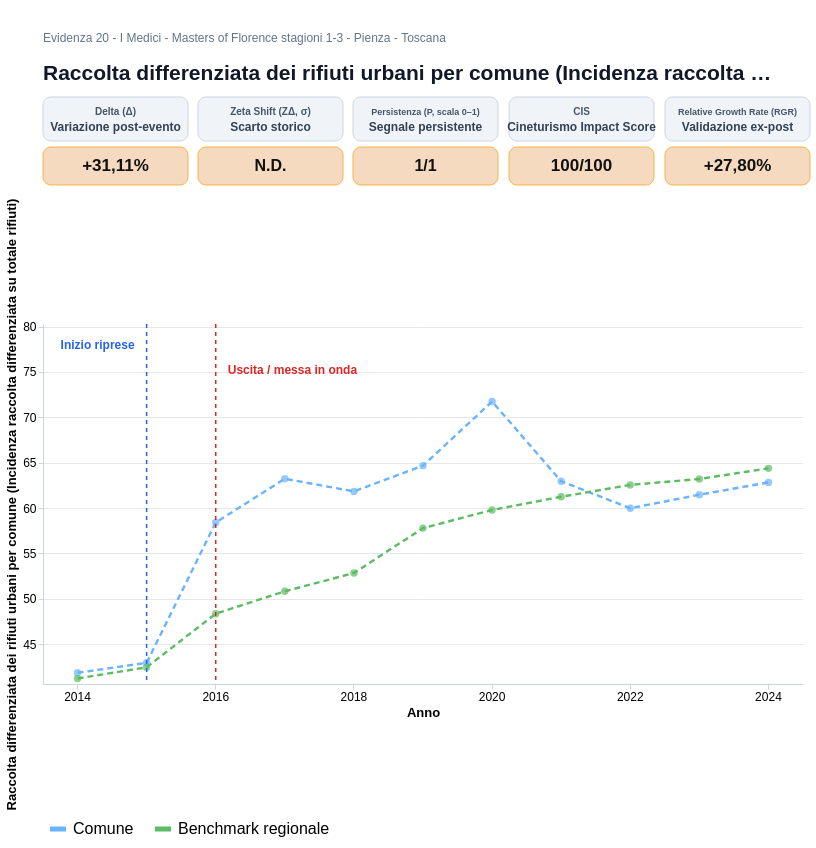

Describe this chart as a Vega-Lite specification.
### Vega-Lite specification from a JSON file in a GitHub repository (floating-point values rounded to 4 significant figures)
{"$schema": "https://vega.github.io/schema/vega-lite/v5.json", "background": "white", "spacing": 12, "vconcat": [{"width": 760, "height": 58, "layer": [{"data": {"values": [{"x": 0, "y": 0, "text": "Raccolta differenziata dei rifiuti urbani per comune (Incidenza raccolta differenziata su totale rifiuti) — Pienza"}]}, "mark": {"type": "text", "align": "left", "baseline": "top", "limit": 735, "fontSize": 21, "fontWeight": "bold", "color": "#111827"}, "encoding": {"x": {"field": "x", "type": "quantitative", "axis": null, "scale": {"domain": [0, 760]}}, "y": {"field": "y", "type": "quantitative", "axis": null, "scale": {"domain": [0, 58]}}, "text": {"field": "text"}}}, {"data": {"values": [{"x": 0, "y": 30, "text": "Evidenza 20 - I Medici - Masters of Florence stagioni 1-3 - Pienza - Toscana"}]}, "mark": {"type": "text", "align": "left", "baseline": "top", "limit": 740, "fontSize": 12, "color": "#64748B"}, "encoding": {"x": {"field": "x", "type": "quantitative", "axis": null, "scale": {"domain": [0, 760]}}, "y": {"field": "y", "type": "quantitative", "axis": null, "scale": {"domain": [0, 58]}}, "text": {"field": "text"}}}]}, {"hconcat": [{"vconcat": [{"width": 145, "height": 44, "layer": [{"data": {"values": [{"tip": "Delta (Δ): variazione percentuale tra il valore comunale immediatamente precedente allo shock (T−1=2014) e la media osservata nel triennio di impatto T0→T+2 (2015→2017). Formula: (media post − T−1)/|T−1|."}]}, "mark": {"type": "rect", "cornerRadius": 8, "fill": "#F0F4F8", "stroke": "#CBD5E1", "strokeWidth": 1}, "encoding": {"x": {"value": 0}, "x2": {"value": 145}, "y": {"value": 0}, "y2": {"value": 44}, "tooltip": [{"field": "tip", "type": "nominal", "title": "Delta (Δ)"}]}}, {"data": {"values": [{"x": 72.5, "y": 14, "text": "Variazione post-evento"}]}, "mark": {"type": "text", "align": "center", "baseline": "middle", "fontSize": 12, "fontWeight": "bold", "color": "#334155"}, "encoding": {"x": {"field": "x", "type": "quantitative", "axis": null, "scale": {"domain": [0, 145]}}, "y": {"field": "y", "type": "quantitative", "axis": null, "scale": {"domain": [0, 44]}}, "text": {"field": "text"}}}, {"data": {"values": [{"x": 72.5, "y": 29, "text": "Delta (Δ)"}]}, "mark": {"type": "text", "align": "center", "baseline": "middle", "fontSize": 10, "fontWeight": "bold", "color": "#475569"}, "encoding": {"x": {"field": "x", "type": "quantitative", "axis": null, "scale": {"domain": [0, 145]}}, "y": {"field": "y", "type": "quantitative", "axis": null, "scale": {"domain": [0, 44]}}, "text": {"field": "text"}}}]}, {"width": 145, "height": 38, "layer": [{"data": {"values": [{"tip": "Delta (Δ): variazione percentuale tra il valore comunale immediatamente precedente allo shock (T−1=2014) e la media osservata nel triennio di impatto T0→T+2 (2015→2017). Formula: (media post − T−1)/|T−1|."}]}, "mark": {"type": "rect", "cornerRadius": 8, "fill": "#F6D6B8", "stroke": "#F59E0B", "strokeWidth": 0.8, "opacity": 0.9}, "encoding": {"x": {"value": 0}, "x2": {"value": 145}, "y": {"value": 0}, "y2": {"value": 38}, "tooltip": [{"field": "tip", "type": "nominal", "title": "Delta (Δ)"}]}}, {"data": {"values": [{"x": 72.5, "y": 19, "text": "+31,11%"}]}, "mark": {"type": "text", "align": "center", "baseline": "middle", "fontSize": 17, "fontWeight": "bold", "color": "#111111"}, "encoding": {"x": {"field": "x", "type": "quantitative", "axis": null, "scale": {"domain": [0, 145]}}, "y": {"field": "y", "type": "quantitative", "axis": null, "scale": {"domain": [0, 38]}}, "text": {"field": "text"}}}]}], "spacing": 4}, {"vconcat": [{"width": 145, "height": 44, "layer": [{"data": {"values": [{"tip": "Zeta Shift non calcolabile (N.D.) a causa della mancanza dei requisiti minimi di sufficienza dei dati pre-evento: sono necessarie almeno 2 osservazioni storiche valide nella baseline, ossia la presenza minima di T−1 e T−2. Di conseguenza, il CIS è stato rimodulato dinamicamente a 2 componenti."}]}, "mark": {"type": "rect", "cornerRadius": 8, "fill": "#F0F4F8", "stroke": "#CBD5E1", "strokeWidth": 1}, "encoding": {"x": {"value": 0}, "x2": {"value": 145}, "y": {"value": 0}, "y2": {"value": 44}, "tooltip": [{"field": "tip", "type": "nominal", "title": "Zeta Shift (ZΔ)"}]}}, {"data": {"values": [{"x": 72.5, "y": 14, "text": "Scarto storico"}]}, "mark": {"type": "text", "align": "center", "baseline": "middle", "fontSize": 12, "fontWeight": "bold", "color": "#334155"}, "encoding": {"x": {"field": "x", "type": "quantitative", "axis": null, "scale": {"domain": [0, 145]}}, "y": {"field": "y", "type": "quantitative", "axis": null, "scale": {"domain": [0, 44]}}, "text": {"field": "text"}}}, {"data": {"values": [{"x": 72.5, "y": 29, "text": "Zeta Shift (ZΔ, σ)"}]}, "mark": {"type": "text", "align": "center", "baseline": "middle", "fontSize": 10, "fontWeight": "bold", "color": "#475569"}, "encoding": {"x": {"field": "x", "type": "quantitative", "axis": null, "scale": {"domain": [0, 145]}}, "y": {"field": "y", "type": "quantitative", "axis": null, "scale": {"domain": [0, 44]}}, "text": {"field": "text"}}}]}, {"width": 145, "height": 38, "layer": [{"data": {"values": [{"tip": "Zeta Shift non calcolabile (N.D.) a causa della mancanza dei requisiti minimi di sufficienza dei dati pre-evento: sono necessarie almeno 2 osservazioni storiche valide nella baseline, ossia la presenza minima di T−1 e T−2. Di conseguenza, il CIS è stato rimodulato dinamicamente a 2 componenti."}]}, "mark": {"type": "rect", "cornerRadius": 8, "fill": "#F6D6B8", "stroke": "#F59E0B", "strokeWidth": 0.8, "opacity": 0.9}, "encoding": {"x": {"value": 0}, "x2": {"value": 145}, "y": {"value": 0}, "y2": {"value": 38}, "tooltip": [{"field": "tip", "type": "nominal", "title": "Zeta Shift (ZΔ)"}]}}, {"data": {"values": [{"x": 72.5, "y": 19, "text": "N.D."}]}, "mark": {"type": "text", "align": "center", "baseline": "middle", "fontSize": 16, "fontWeight": "bold", "color": "#111111"}, "encoding": {"x": {"field": "x", "type": "quantitative", "axis": null, "scale": {"domain": [0, 145]}}, "y": {"field": "y", "type": "quantitative", "axis": null, "scale": {"domain": [0, 38]}}, "text": {"field": "text"}}}]}], "spacing": 4}, {"vconcat": [{"width": 145, "height": 44, "layer": [{"data": {"values": [{"tip": "Persistenza (P): quota dei tre anni T0→T+2 in cui il valore comunale resta superiore alla media della baseline storica T_min→T−1. Scala 0–1: 1 indica tenuta positiva in tutti e tre gli anni."}]}, "mark": {"type": "rect", "cornerRadius": 8, "fill": "#F0F4F8", "stroke": "#CBD5E1", "strokeWidth": 1}, "encoding": {"x": {"value": 0}, "x2": {"value": 145}, "y": {"value": 0}, "y2": {"value": 44}, "tooltip": [{"field": "tip", "type": "nominal", "title": "Persistenza (P)"}]}}, {"data": {"values": [{"x": 72.5, "y": 14, "text": "Segnale persistente"}]}, "mark": {"type": "text", "align": "center", "baseline": "middle", "fontSize": 12, "fontWeight": "bold", "color": "#334155"}, "encoding": {"x": {"field": "x", "type": "quantitative", "axis": null, "scale": {"domain": [0, 145]}}, "y": {"field": "y", "type": "quantitative", "axis": null, "scale": {"domain": [0, 44]}}, "text": {"field": "text"}}}, {"data": {"values": [{"x": 72.5, "y": 29, "text": "Persistenza (P, scala 0–1)"}]}, "mark": {"type": "text", "align": "center", "baseline": "middle", "fontSize": 9, "fontWeight": "bold", "color": "#475569"}, "encoding": {"x": {"field": "x", "type": "quantitative", "axis": null, "scale": {"domain": [0, 145]}}, "y": {"field": "y", "type": "quantitative", "axis": null, "scale": {"domain": [0, 44]}}, "text": {"field": "text"}}}]}, {"width": 145, "height": 38, "layer": [{"data": {"values": [{"tip": "Persistenza (P): quota dei tre anni T0→T+2 in cui il valore comunale resta superiore alla media della baseline storica T_min→T−1. Scala 0–1: 1 indica tenuta positiva in tutti e tre gli anni."}]}, "mark": {"type": "rect", "cornerRadius": 8, "fill": "#F6D6B8", "stroke": "#F59E0B", "strokeWidth": 0.8, "opacity": 0.9}, "encoding": {"x": {"value": 0}, "x2": {"value": 145}, "y": {"value": 0}, "y2": {"value": 38}, "tooltip": [{"field": "tip", "type": "nominal", "title": "Persistenza (P)"}]}}, {"data": {"values": [{"x": 72.5, "y": 19, "text": "1/1"}]}, "mark": {"type": "text", "align": "center", "baseline": "middle", "fontSize": 16, "fontWeight": "bold", "color": "#111111"}, "encoding": {"x": {"field": "x", "type": "quantitative", "axis": null, "scale": {"domain": [0, 145]}}, "y": {"field": "y", "type": "quantitative", "axis": null, "scale": {"domain": [0, 38]}}, "text": {"field": "text"}}}]}], "spacing": 4}, {"vconcat": [{"width": 145, "height": 44, "layer": [{"data": {"values": [{"tip": "CIS: lo Zeta Shift è escluso perché N.D. I pesi originari di Delta e Persistenza sono rinormalizzati dinamicamente al 69,23% e 30,77%; il punteggio può comunque raggiungere 100/100 quando entrambe le componenti raggiungono la massima performance."}]}, "mark": {"type": "rect", "cornerRadius": 8, "fill": "#F0F4F8", "stroke": "#CBD5E1", "strokeWidth": 1}, "encoding": {"x": {"value": 0}, "x2": {"value": 145}, "y": {"value": 0}, "y2": {"value": 44}, "tooltip": [{"field": "tip", "type": "nominal", "title": "CIS"}]}}, {"data": {"values": [{"x": 72.5, "y": 14, "text": "Cineturismo Impact Score"}]}, "mark": {"type": "text", "align": "center", "baseline": "middle", "fontSize": 12, "fontWeight": "bold", "color": "#334155"}, "encoding": {"x": {"field": "x", "type": "quantitative", "axis": null, "scale": {"domain": [0, 145]}}, "y": {"field": "y", "type": "quantitative", "axis": null, "scale": {"domain": [0, 44]}}, "text": {"field": "text"}}}, {"data": {"values": [{"x": 72.5, "y": 29, "text": "CIS"}]}, "mark": {"type": "text", "align": "center", "baseline": "middle", "fontSize": 10, "fontWeight": "bold", "color": "#475569"}, "encoding": {"x": {"field": "x", "type": "quantitative", "axis": null, "scale": {"domain": [0, 145]}}, "y": {"field": "y", "type": "quantitative", "axis": null, "scale": {"domain": [0, 44]}}, "text": {"field": "text"}}}]}, {"width": 145, "height": 38, "layer": [{"data": {"values": [{"tip": "CIS: lo Zeta Shift è escluso perché N.D. I pesi originari di Delta e Persistenza sono rinormalizzati dinamicamente al 69,23% e 30,77%; il punteggio può comunque raggiungere 100/100 quando entrambe le componenti raggiungono la massima performance."}]}, "mark": {"type": "rect", "cornerRadius": 8, "fill": "#F6D6B8", "stroke": "#F59E0B", "strokeWidth": 0.8, "opacity": 0.9}, "encoding": {"x": {"value": 0}, "x2": {"value": 145}, "y": {"value": 0}, "y2": {"value": 38}, "tooltip": [{"field": "tip", "type": "nominal", "title": "CIS"}]}}, {"data": {"values": [{"x": 72.5, "y": 19, "text": "100/100"}]}, "mark": {"type": "text", "align": "center", "baseline": "middle", "fontSize": 17, "fontWeight": "bold", "color": "#111111"}, "encoding": {"x": {"field": "x", "type": "quantitative", "axis": null, "scale": {"domain": [0, 145]}}, "y": {"field": "y", "type": "quantitative", "axis": null, "scale": {"domain": [0, 38]}}, "text": {"field": "text"}}}]}], "spacing": 4}, {"vconcat": [{"width": 145, "height": 44, "layer": [{"data": {"values": [{"tip": "Relative Growth Rate (RGR): KPI esogeno di validazione. Confronta la crescita del Comune con quella del benchmark regionale nella finestra standard T−1→T+2 (2014→2017), isolando il segnale locale dai macro-trend territoriali."}]}, "mark": {"type": "rect", "cornerRadius": 8, "fill": "#F0F4F8", "stroke": "#CBD5E1", "strokeWidth": 1}, "encoding": {"x": {"value": 0}, "x2": {"value": 145}, "y": {"value": 0}, "y2": {"value": 44}, "tooltip": [{"field": "tip", "type": "nominal", "title": "Relative Growth Rate (RGR)"}]}}, {"data": {"values": [{"x": 72.5, "y": 14, "text": "Validazione ex-post"}]}, "mark": {"type": "text", "align": "center", "baseline": "middle", "fontSize": 12, "fontWeight": "bold", "color": "#334155"}, "encoding": {"x": {"field": "x", "type": "quantitative", "axis": null, "scale": {"domain": [0, 145]}}, "y": {"field": "y", "type": "quantitative", "axis": null, "scale": {"domain": [0, 44]}}, "text": {"field": "text"}}}, {"data": {"values": [{"x": 72.5, "y": 29, "text": "Relative Growth Rate (RGR)"}]}, "mark": {"type": "text", "align": "center", "baseline": "middle", "fontSize": 9, "fontWeight": "bold", "color": "#475569"}, "encoding": {"x": {"field": "x", "type": "quantitative", "axis": null, "scale": {"domain": [0, 145]}}, "y": {"field": "y", "type": "quantitative", "axis": null, "scale": {"domain": [0, 44]}}, "text": {"field": "text"}}}]}, {"width": 145, "height": 38, "layer": [{"data": {"values": [{"tip": "Relative Growth Rate (RGR): KPI esogeno di validazione. Confronta la crescita del Comune con quella del benchmark regionale nella finestra standard T−1→T+2 (2014→2017), isolando il segnale locale dai macro-trend territoriali."}]}, "mark": {"type": "rect", "cornerRadius": 8, "fill": "#F6D6B8", "stroke": "#F59E0B", "strokeWidth": 0.8, "opacity": 0.9}, "encoding": {"x": {"value": 0}, "x2": {"value": 145}, "y": {"value": 0}, "y2": {"value": 38}, "tooltip": [{"field": "tip", "type": "nominal", "title": "Relative Growth Rate (RGR)"}]}}, {"data": {"values": [{"x": 72.5, "y": 19, "text": "+27,80%"}]}, "mark": {"type": "text", "align": "center", "baseline": "middle", "fontSize": 17, "fontWeight": "bold", "color": "#111111"}, "encoding": {"x": {"field": "x", "type": "quantitative", "axis": null, "scale": {"domain": [0, 145]}}, "y": {"field": "y", "type": "quantitative", "axis": null, "scale": {"domain": [0, 38]}}, "text": {"field": "text"}}}]}], "spacing": 4}], "spacing": 8}, {"width": 760, "height": 360, "layer": [{"data": {"values": [{"Anno": 2014, "Serie": "Comune", "Valore": 41.85, "Interpolato": "NO"}, {"Anno": 2014, "Serie": "Benchmark regionale", "Valore": 41.22, "Interpolato": "NO"}, {"Anno": 2015, "Serie": "Comune", "Valore": 42.95, "Interpolato": "NO"}, {"Anno": 2015, "Serie": "Benchmark regionale", "Valore": 42.45, "Interpolato": "NO"}, {"Anno": 2016, "Serie": "Comune", "Valore": 58.41, "Interpolato": "NO"}, {"Anno": 2016, "Serie": "Benchmark regionale", "Valore": 48.36, "Interpolato": "NO"}, {"Anno": 2017, "Serie": "Comune", "Valore": 63.23, "Interpolato": "NO"}, {"Anno": 2017, "Serie": "Benchmark regionale", "Valore": 50.83, "Interpolato": "NO"}, {"Anno": 2018, "Serie": "Comune", "Valore": 61.84, "Interpolato": "NO"}, {"Anno": 2018, "Serie": "Benchmark regionale", "Valore": 52.84, "Interpolato": "NO"}, {"Anno": 2019, "Serie": "Comune", "Valore": 64.68, "Interpolato": "NO"}, {"Anno": 2019, "Serie": "Benchmark regionale", "Valore": 57.79, "Interpolato": "NO"}, {"Anno": 2020, "Serie": "Comune", "Valore": 71.74, "Interpolato": "NO"}, {"Anno": 2020, "Serie": "Benchmark regionale", "Valore": 59.79, "Interpolato": "NO"}, {"Anno": 2021, "Serie": "Comune", "Valore": 62.95, "Interpolato": "NO"}, {"Anno": 2021, "Serie": "Benchmark regionale", "Valore": 61.25, "Interpolato": "NO"}, {"Anno": 2022, "Serie": "Comune", "Valore": 59.98, "Interpolato": "NO"}, {"Anno": 2022, "Serie": "Benchmark regionale", "Valore": 62.56, "Interpolato": "NO"}, {"Anno": 2023, "Serie": "Comune", "Valore": 61.47, "Interpolato": "NO"}, {"Anno": 2023, "Serie": "Benchmark regionale", "Valore": 63.21, "Interpolato": "NO"}, {"Anno": 2024, "Serie": "Comune", "Valore": 62.83, "Interpolato": "NO"}, {"Anno": 2024, "Serie": "Benchmark regionale", "Valore": 64.38, "Interpolato": "NO"}]}, "mark": {"type": "line", "strokeWidth": 2.4, "strokeDash": [6, 4]}, "encoding": {"x": {"field": "Anno", "type": "ordinal", "sort": [2014, 2015, 2016, 2017, 2018, 2019, 2020, 2021, 2022, 2023, 2024], "axis": {"title": "Anno", "values": [2014, 2016, 2018, 2020, 2022, 2024], "labelAngle": 0, "labelFontSize": 12, "titleFontSize": 13}}, "y": {"field": "Valore", "type": "quantitative", "scale": {"domain": [40.61, 80.29]}, "axis": {"title": "Raccolta differenziata dei rifiuti urbani per comune (Incidenza raccolta differenziata su totale rifiuti)", "labelFontSize": 12, "titleFontSize": 13, "format": ",.0f"}}, "color": {"field": "Serie", "type": "nominal", "scale": {"domain": ["Comune", "Benchmark regionale"], "range": ["#69B3FF", "#5DBB63"]}, "legend": {"orient": "bottom", "title": null, "labelFontSize": 16, "symbolSize": 260, "direction": "horizontal", "columns": 2, "symbolStrokeWidth": 5, "offset": 4, "padding": 4, "labelLimit": 320}}, "detail": {"field": "Serie"}}}, {"data": {"values": [{"Anno": 2014, "Serie": "Comune", "Valore": 41.85, "Interpolato": "NO"}, {"Anno": 2014, "Serie": "Benchmark regionale", "Valore": 41.22, "Interpolato": "NO"}, {"Anno": 2015, "Serie": "Comune", "Valore": 42.95, "Interpolato": "NO"}, {"Anno": 2015, "Serie": "Benchmark regionale", "Valore": 42.45, "Interpolato": "NO"}, {"Anno": 2016, "Serie": "Comune", "Valore": 58.41, "Interpolato": "NO"}, {"Anno": 2016, "Serie": "Benchmark regionale", "Valore": 48.36, "Interpolato": "NO"}, {"Anno": 2017, "Serie": "Comune", "Valore": 63.23, "Interpolato": "NO"}, {"Anno": 2017, "Serie": "Benchmark regionale", "Valore": 50.83, "Interpolato": "NO"}, {"Anno": 2018, "Serie": "Comune", "Valore": 61.84, "Interpolato": "NO"}, {"Anno": 2018, "Serie": "Benchmark regionale", "Valore": 52.84, "Interpolato": "NO"}, {"Anno": 2019, "Serie": "Comune", "Valore": 64.68, "Interpolato": "NO"}, {"Anno": 2019, "Serie": "Benchmark regionale", "Valore": 57.79, "Interpolato": "NO"}, {"Anno": 2020, "Serie": "Comune", "Valore": 71.74, "Interpolato": "NO"}, {"Anno": 2020, "Serie": "Benchmark regionale", "Valore": 59.79, "Interpolato": "NO"}, {"Anno": 2021, "Serie": "Comune", "Valore": 62.95, "Interpolato": "NO"}, {"Anno": 2021, "Serie": "Benchmark regionale", "Valore": 61.25, "Interpolato": "NO"}, {"Anno": 2022, "Serie": "Comune", "Valore": 59.98, "Interpolato": "NO"}, {"Anno": 2022, "Serie": "Benchmark regionale", "Valore": 62.56, "Interpolato": "NO"}, {"Anno": 2023, "Serie": "Comune", "Valore": 61.47, "Interpolato": "NO"}, {"Anno": 2023, "Serie": "Benchmark regionale", "Valore": 63.21, "Interpolato": "NO"}, {"Anno": 2024, "Serie": "Comune", "Valore": 62.83, "Interpolato": "NO"}, {"Anno": 2024, "Serie": "Benchmark regionale", "Valore": 64.38, "Interpolato": "NO"}]}, "transform": [{"filter": "datum.Valore != null"}], "mark": {"type": "point", "filled": true, "size": 55}, "encoding": {"x": {"field": "Anno", "type": "ordinal", "sort": [2014, 2015, 2016, 2017, 2018, 2019, 2020, 2021, 2022, 2023, 2024]}, "y": {"field": "Valore", "type": "quantitative", "scale": {"domain": [40.61, 80.29]}}, "color": {"condition": {"test": "datum.Interpolato === 'SI'", "value": "#D1D5DB"}, "field": "Serie", "type": "nominal", "scale": {"domain": ["Comune", "Benchmark regionale"], "range": ["#69B3FF", "#5DBB63"]}, "legend": null}, "tooltip": [{"field": "Serie", "type": "nominal", "title": "Serie"}, {"field": "Anno", "type": "ordinal", "title": "Anno"}, {"field": "Valore", "type": "quantitative", "title": "Valore", "format": ",.0f"}, {"field": "Interpolato", "type": "nominal", "title": "Interpolato"}]}}, {"data": {"values": [{"Anno": 2015}]}, "mark": {"type": "rule", "stroke": "#2563EB", "strokeDash": [4, 4], "strokeWidth": 1.5}, "encoding": {"x": {"field": "Anno", "type": "ordinal", "sort": [2014, 2015, 2016, 2017, 2018, 2019, 2020, 2021, 2022, 2023, 2024]}}}, {"data": {"values": [{"Anno": 2015, "Val": 78.0, "Lab": "Inizio riprese"}]}, "mark": {"type": "text", "angle": 0, "baseline": "middle", "align": "right", "dx": -12, "dy": 0, "fontSize": 12, "fontWeight": "bold", "color": "#2563EB"}, "encoding": {"x": {"field": "Anno", "type": "ordinal", "sort": [2014, 2015, 2016, 2017, 2018, 2019, 2020, 2021, 2022, 2023, 2024]}, "y": {"field": "Val", "type": "quantitative", "scale": {"domain": [40.61, 80.29]}}, "text": {"field": "Lab"}}}, {"data": {"values": [{"Anno": 2016}]}, "mark": {"type": "rule", "stroke": "#DC2626", "strokeDash": [4, 4], "strokeWidth": 1.5}, "encoding": {"x": {"field": "Anno", "type": "ordinal", "sort": [2014, 2015, 2016, 2017, 2018, 2019, 2020, 2021, 2022, 2023, 2024]}}}, {"data": {"values": [{"Anno": 2016, "Val": 75.25, "Lab": "Uscita / messa in onda"}]}, "mark": {"type": "text", "angle": 0, "baseline": "middle", "align": "left", "dx": 12, "dy": 0, "fontSize": 12, "fontWeight": "bold", "color": "#DC2626"}, "encoding": {"x": {"field": "Anno", "type": "ordinal", "sort": [2014, 2015, 2016, 2017, 2018, 2019, 2020, 2021, 2022, 2023, 2024]}, "y": {"field": "Val", "type": "quantitative", "scale": {"domain": [40.61, 80.29]}}, "text": {"field": "Lab"}}}], "resolve": {"scale": {"color": "shared"}}}], "config": {"view": {"stroke": null}, "axis": {"gridColor": "#E5E7EB", "tickColor": "#CBD5E1", "domainColor": "#CBD5E1"}}}
